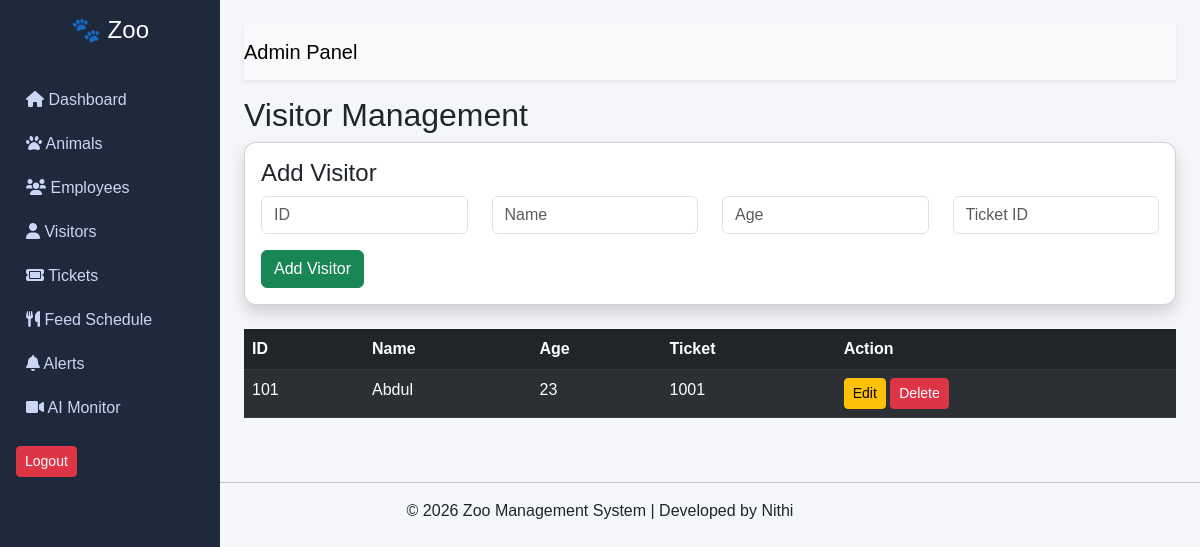
The app's page /visitors (signed in) with its own data.
### tables this page shows
CREATE TABLE visitors (
            visitor_id TEXT PRIMARY KEY,
            name TEXT,
            age INTEGER,
            ticket_id TEXT
        );

### app.py (the view, shortened to what this page needs)
@app.route('/visitors', methods=['GET', 'POST'])
def visitors():
    if 'user' not in session:
        return redirect('/login')
    data = zoo_db.get_visitors()
    return render_template('view_visitors.html', visitors=data)

### zoo_database.py (called while the page is built)
    def get_visitors(self):
        self.cursor.execute("SELECT * FROM visitors")
        return self.cursor.fetchall()

### templates/view_visitors.html
{% extends "base.html" %}
{% block content %}
<h2>Visitor Management</h2>
<div class="card p-3 shadow mb-4">
    <h4>Add Visitor</h4>
    <form method="POST">
        <div class="row">
            <div class="col-md-3">
                <input type="text" name="visitor_id" class="form-control" placeholder="ID" required>
            </div>
            <div class="col-md-3">
                <input type="text" name="name" class="form-control" placeholder="Name" required>
            </div>
            <div class="col-md-3">
                <input type="number" name="age" class="form-control" placeholder="Age" required>
            </div>
            <div class="col-md-3">
                <input type="text" name="ticket_id" class="form-control" placeholder="Ticket ID" required>
            </div>
        </div>
        <button class="btn btn-success mt-3">Add Visitor</button>
    </form>
</div>
<table class="table table-dark table-striped">
    <thead>
        <tr>
            <th>ID</th>
            <th>Name</th>
            <th>Age</th>
            <th>Ticket</th>
            <th>Action</th>
        </tr>
    </thead>
    <tbody>
        {% for v in visitors %}
        <tr>
            <td>{{ v[0] }}</td>
            <td>{{ v[1] }}</td>
            <td>{{ v[2] }}</td>
            <td>{{ v[3] }}</td>
            <td>
                <a href="/edit_visitor/{{ v[0] }}" class="btn btn-warning btn-sm">Edit</a>
                 <a href="/delete_visitor/{{ v[0] }}"
                    class="btn btn-danger btn-sm"
                    onclick="return confirm('Delete this visitor?');">
                    Delete
                </a>
            </td>
        </tr>
        {% endfor %}
    </tbody>
</table>
{% endblock %}

### static/style.css (style rules this page uses)
body { margin: 0; font-family: Arial, sans-serif; background-color: #f5f6fa; }
.card { border-radius: 12px; }

### records on screen
visitors: visitor_id "101", name "Abdul", age "23", ticket "1001"
